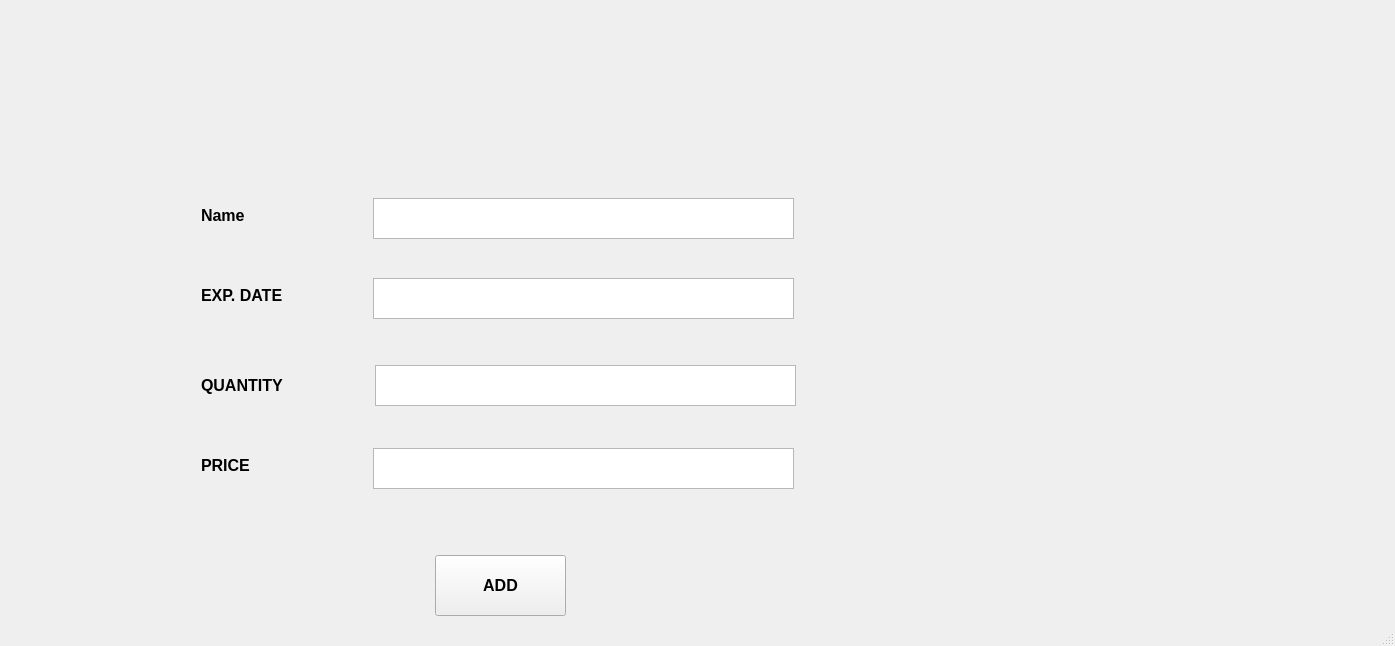
<?xml version="1.0" encoding="UTF-8"?>
<ui version="4.0">
 <class>obj2</class>
 <widget class="QMainWindow" name="obj2">
  <property name="geometry">
   <rect>
    <x>0</x>
    <y>0</y>
    <width>1395</width>
    <height>646</height>
   </rect>
  </property>
  <property name="windowTitle">
   <string>MainWindow</string>
  </property>
  <property name="styleSheet">
   <string notr="true">border-image:url(:/newPrefix/PicsArt_1539338412363.jpg)</string>
  </property>
  <widget class="QWidget" name="centralwidget">
   <widget class="QPushButton" name="btn_add">
    <property name="geometry">
     <rect>
      <x>435</x>
      <y>555</y>
      <width>131</width>
      <height>61</height>
     </rect>
    </property>
    <property name="font">
     <font>
      <pointsize>12</pointsize>
      <weight>75</weight>
      <bold>true</bold>
     </font>
    </property>
    <property name="styleSheet">
     <string notr="true">border-image:url(:/newPrefix/PicsArt_1539249712352.jpg)</string>
    </property>
    <property name="text">
     <string>ADD</string>
    </property>
   </widget>
   <widget class="QTextEdit" name="textEdit_4">
    <property name="geometry">
     <rect>
      <x>373</x>
      <y>448</y>
      <width>421</width>
      <height>41</height>
     </rect>
    </property>
    <property name="styleSheet">
     <string notr="true">border-image:url(:/newPrefix/a2.jpg)</string>
    </property>
   </widget>
   <widget class="QTextEdit" name="textEdit_1">
    <property name="geometry">
     <rect>
      <x>373</x>
      <y>198</y>
      <width>421</width>
      <height>41</height>
     </rect>
    </property>
    <property name="styleSheet">
     <string notr="true">border-image:url(:/newPrefix/a2.jpg)</string>
    </property>
   </widget>
   <widget class="QLabel" name="label_2">
    <property name="geometry">
     <rect>
      <x>201</x>
      <y>195</y>
      <width>101</width>
      <height>41</height>
     </rect>
    </property>
    <property name="font">
     <font>
      <pointsize>12</pointsize>
      <weight>75</weight>
      <bold>true</bold>
     </font>
    </property>
    <property name="styleSheet">
     <string notr="true">border-image:url(:/newPrefix/PicsArt_1539249712352.jpg)</string>
    </property>
    <property name="text">
     <string>Name</string>
    </property>
   </widget>
   <widget class="QTextEdit" name="textEdit_3">
    <property name="geometry">
     <rect>
      <x>375</x>
      <y>365</y>
      <width>421</width>
      <height>41</height>
     </rect>
    </property>
    <property name="styleSheet">
     <string notr="true">border-image:url(:/newPrefix/a2.jpg)</string>
    </property>
   </widget>
   <widget class="QTextEdit" name="textEdit_2">
    <property name="geometry">
     <rect>
      <x>373</x>
      <y>278</y>
      <width>421</width>
      <height>41</height>
     </rect>
    </property>
    <property name="styleSheet">
     <string notr="true">border-image:url(:/newPrefix/a2.jpg)</string>
    </property>
   </widget>
   <widget class="QLabel" name="label_3">
    <property name="geometry">
     <rect>
      <x>201</x>
      <y>275</y>
      <width>101</width>
      <height>41</height>
     </rect>
    </property>
    <property name="font">
     <font>
      <pointsize>12</pointsize>
      <weight>75</weight>
      <bold>true</bold>
     </font>
    </property>
    <property name="styleSheet">
     <string notr="true">border-image:url(:/newPrefix/PicsArt_1539249712352.jpg)</string>
    </property>
    <property name="text">
     <string>EXP. DATE</string>
    </property>
   </widget>
   <widget class="QLabel" name="label_4">
    <property name="geometry">
     <rect>
      <x>201</x>
      <y>365</y>
      <width>101</width>
      <height>41</height>
     </rect>
    </property>
    <property name="font">
     <font>
      <pointsize>12</pointsize>
      <weight>75</weight>
      <bold>true</bold>
     </font>
    </property>
    <property name="styleSheet">
     <string notr="true">border-image:url(:/newPrefix/PicsArt_1539249712352.jpg)</string>
    </property>
    <property name="text">
     <string>QUANTITY</string>
    </property>
   </widget>
   <widget class="QLabel" name="label_5">
    <property name="geometry">
     <rect>
      <x>201</x>
      <y>445</y>
      <width>101</width>
      <height>41</height>
     </rect>
    </property>
    <property name="font">
     <font>
      <pointsize>12</pointsize>
      <weight>75</weight>
      <bold>true</bold>
     </font>
    </property>
    <property name="styleSheet">
     <string notr="true">border-image:url(:/newPrefix/PicsArt_1539249712352.jpg)</string>
    </property>
    <property name="text">
     <string>PRICE</string>
    </property>
   </widget>
  </widget>
  <widget class="QMenuBar" name="menubar">
   <property name="geometry">
    <rect>
     <x>0</x>
     <y>0</y>
     <width>1395</width>
     <height>25</height>
    </rect>
   </property>
  </widget>
  <widget class="QStatusBar" name="statusbar"/>
 </widget>
 <resources>
  <include location="m6.qrc"/>
 </resources>
 <connections/>
</ui>
